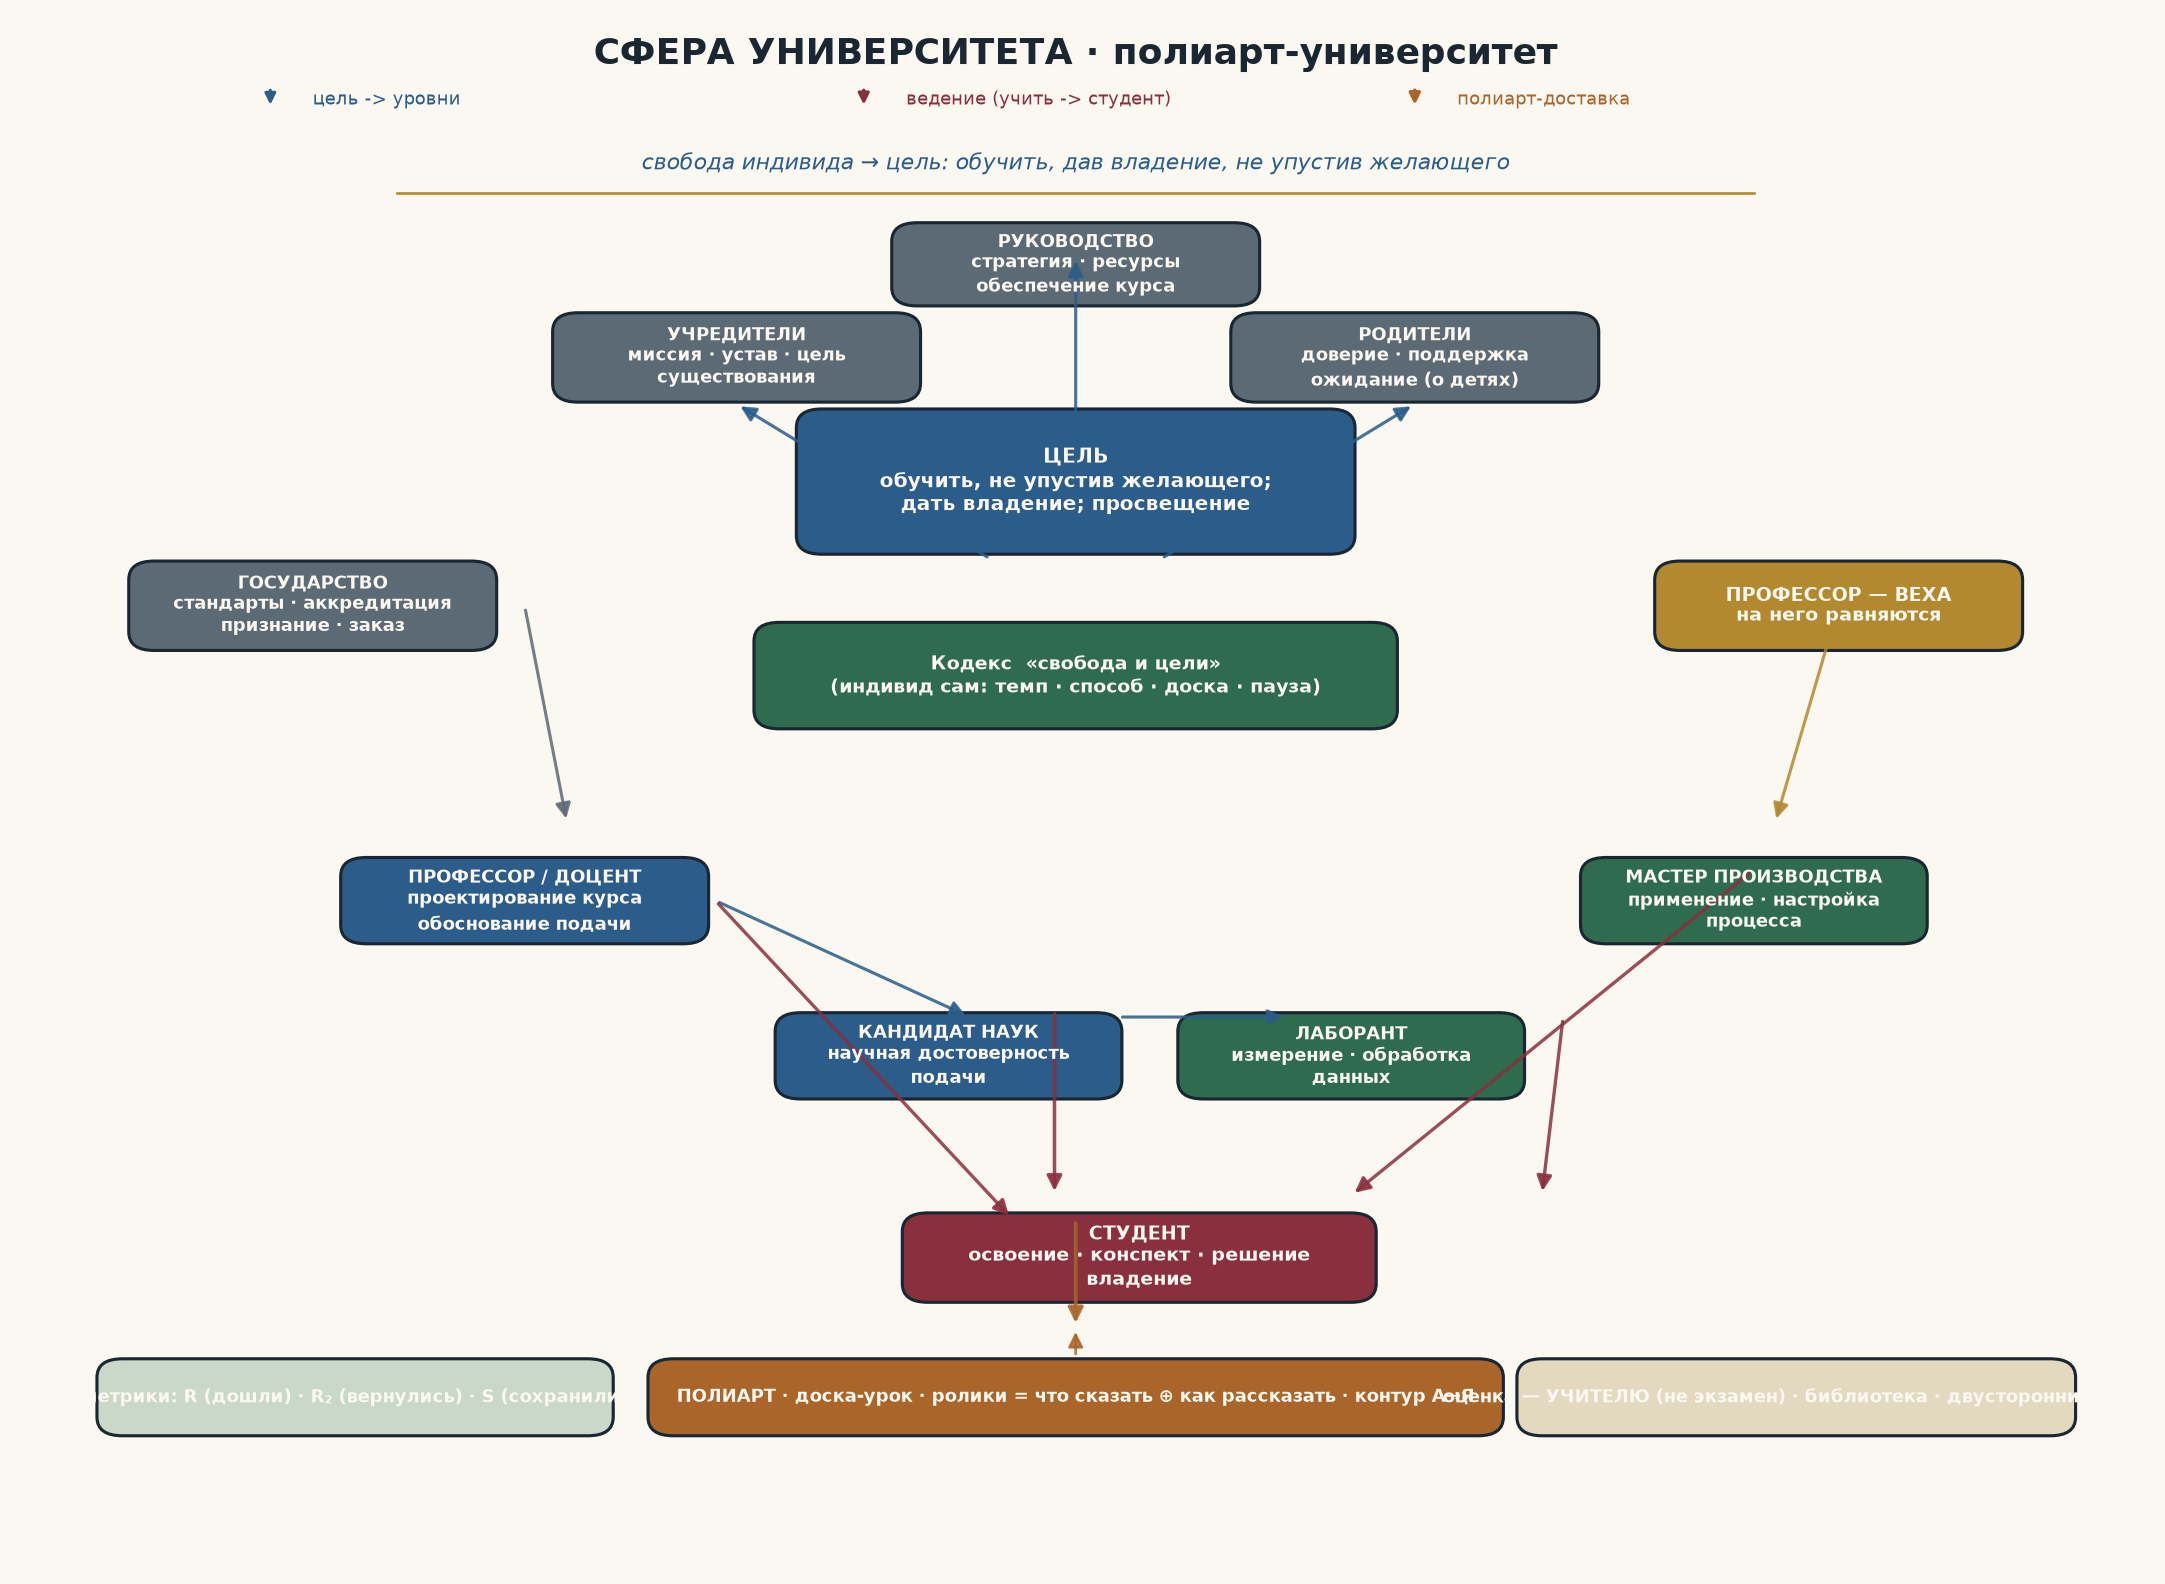

The Python source for this figure:
# Схема университета: сфера, уровни, ядро парадигмы, поток обучения.
# Строится как единая карта. Обычная работа: выстроить понимание, не таранить объём.

import matplotlib
matplotlib.use("Agg")
import matplotlib.pyplot as plt
from matplotlib.patches import FancyBboxPatch, Circle, FancyArrowPatch
from matplotlib.lines import Line2D

fig, ax = plt.subplots(figsize=(14, 10))
ax.set_xlim(0, 100)
ax.set_ylim(0, 100)
ax.axis("off")

# ---------- Палитра (сдержанная, университетская) ----------
INK      = "#1a2733"   # чернила
PAPER    = "#fbf8f1"   # фон-мел
BLUE     = "#2b5c8a"
GREEN    = "#2f6b4f"
AMBER    = "#a9652a"
RED      = "#8a2f3d"
GREY     = "#5b6a75"
GOLD     = "#b3892f"

ax.set_facecolor(PAPER)
fig.patch.set_facecolor(PAPER)

def box(x, y, w, h, text, fc, ec, tc=INK, fs=9, weight="bold", r=1.2):
    b = FancyBboxPatch((x-w/2, y-h/2), w, h,
                       boxstyle=f"round,pad=0.18,rounding_size={r}",
                       fc=fc, ec=ec, lw=1.4)
    ax.add_patch(b)
    ax.text(x, y, text, ha="center", va="center", fontsize=fs,
            color=tc, fontweight=weight, linespacing=1.25)

def ring(x, y, rad, text, fc, ec, fs=8.5, tc=INK):
    c = Circle((x, y), rad, fc=fc, ec=ec, lw=1.3)
    ax.add_patch(c)
    ax.text(x, y, text, ha="center", va="center", fontsize=fs,
            color=tc, weight="bold", linespacing=1.2)

def arrow(x1, y1, x2, y2, color=GREY, lw=1.4, style="-|>", ls="-"):
    a = FancyArrowPatch((x1, y1), (x2, y2), arrowstyle=style, mutation_scale=14,
                        color=color, lw=lw, linestyle=ls, alpha=0.85)
    ax.add_patch(a)

# ---------- Заголовок ----------
ax.text(50, 97.5, "СФЕРА УНИВЕРСИТЕТА · полиарт-университет",
        ha="center", va="center", fontsize=16, weight="bold", color=INK)
ax.text(50, 90.5, "свобода индивида → цель: обучить, дав владение, не упустив желающего",
        ha="center", va="center", fontsize=10, color=BLUE, style="italic")
ax.plot([18, 82], [88.6, 88.6], color=GOLD, lw=1.2)

# ---------- ЯДРО: цель и парадигма ----------
box(50, 70, 26, 9, "ЦЕЛЬ\nобучить, не упустив желающего;\nдать владение; просвещение", BLUE, INK, PAPER, fs=9)
box(50, 57.5, 30, 6.5, "Кодекс  «свобода и цели»\n(индивид сам: темп · способ · доска · пауза)", GREEN, INK, PAPER, fs=8.5)

# ---------- УРОВНИ (функциональные обязанности) ----------
# Внешнее кольцо: учредительные и общественные стороны
box(14, 62, 17, 5.4, "ГОСУДАРСТВО\nстандарты · аккредитация\nпризнание · заказ", GREY, INK, PAPER, fs=8)
box(34, 78, 17, 5.4, "УЧРЕДИТЕЛИ\nмиссия · устав · цель\nсуществования", GREY, INK, PAPER, fs=8)
box(50, 84, 17, 5.0, "РУКОВОДСТВО\nстратегия · ресурсы\nобеспечение курса", GREY, INK, PAPER, fs=8)
box(66, 78, 17, 5.4, "РОДИТЕЛИ\nдоверие · поддержка\nожидание (о детях)", GREY, INK, PAPER, fs=8)
box(86, 62, 17, 5.4, "ПРОФЕССОР — ВЕХА\nна него равняются", GOLD, INK, PAPER, fs=8.5)

# Внутренний круг: участники-носители обучения
box(24, 43, 17, 5.2, "ПРОФЕССОР / ДОЦЕНТ\nпроектирование курса\nобоснование подачи", BLUE, INK, PAPER, fs=8.3)
box(44, 33, 16, 5.2, "КАНДИДАТ НАУК\nнаучная достоверность\nподачи", BLUE, INK, PAPER, fs=8.3)
box(63, 33, 16, 5.2, "ЛАБОРАНТ\nизмерение · обработка\nданных", GREEN, INK, PAPER, fs=8.3)
box(82, 43, 16, 5.2, "МАСТЕР ПРОИЗВОДСТВА\nприменение · настройка\nпроцесса", GREEN, INK, PAPER, fs=8.3)
box(53, 20, 22, 5.4, "СТУДЕНТ\nосвоение · конспект · решение\nвладение", RED, INK, PAPER, fs=8.5)

# ---------- канал доставки ----------
box(50, 11, 40, 4.6, "ПОЛИАРТ · доска-урок · ролики = что сказать ⊕ как рассказать · контур А→Я",
    AMBER, INK, PAPER, fs=8)

# ---------- ядро парадигмы (низ) ----------
box(16, 11, 24, 4.6, "метрики: R (дошли) · R₂ (вернулись) · S (сохранили)", "#c9d8c9", INK, PAPER, fs=8)
box(84, 11, 26, 4.6, "оценка — УЧИТЕЛЮ (не экзамен) · библиотека · двусторонний цикл", "#e3d9c0", INK, PAPER, fs=8)

# ---------- связи ----------
# цель -> уровни участников
arrow(50, 66.5, 50, 84.5, color=BLUE)      # цель -> руководство
arrow(46, 65, 34, 75, color=BLUE)         # цель -> учредители
arrow(54, 65, 66, 75, color=BLUE)         # цель -> родители
arrow(24, 62, 26, 48, color=GREY)         # гос-во -> проф/доцент (стандарты)
arrow(86, 62, 83, 48, color=GOLD)         # профессор-веха -> мастер
arrow(33, 43, 45, 35.5, color=BLUE)       # проф -> кандидат
arrow(52, 35.5, 60, 35.5, color=BLUE)     # кандидат -> лаборант
arrow(49, 36, 49, 24, color=RED, lw=1.6)  # кандидат/лаборант -> студент
arrow(33, 43, 47, 22.5, color=RED, lw=1.5)# проф -> студент
arrow(73, 35.5, 72, 24, color=RED, lw=1.5)# лаборант -> студент
arrow(82, 45, 63, 24, color=RED, lw=1.5)  # мастер -> студент
arrow(50, 22.5, 50, 15.5, color=AMBER, lw=1.7)  # студент -> полиарт (обучение)
arrow(50, 13.5, 50, 15.5, color=AMBER, lw=1.2)  # полиарт -> студент (доставка)

# легенда
ax.annotate("", xy=(12, 94), xytext=(12, 95.5), arrowprops=dict(arrowstyle="-|>", color=BLUE, lw=1.4))
ax.text(14, 94.3, "цель -> уровни", fontsize=8, color=BLUE)
ax.annotate("", xy=(40, 94), xytext=(40, 95.5), arrowprops=dict(arrowstyle="-|>", color=RED, lw=1.5))
ax.text(42, 94.3, "ведение (учить -> студент)", fontsize=8, color=RED)
ax.annotate("", xy=(66, 94), xytext=(66, 95.5), arrowprops=dict(arrowstyle="-|>", color=AMBER, lw=1.6))
ax.text(68, 94.3, "полиарт-доставка", fontsize=8, color=AMBER)

plt.tight_layout()
out = "scheme/university_scheme.png"
plt.savefig(out, dpi=160, bbox_inches="tight", facecolor=PAPER)
print("saved:", out)
